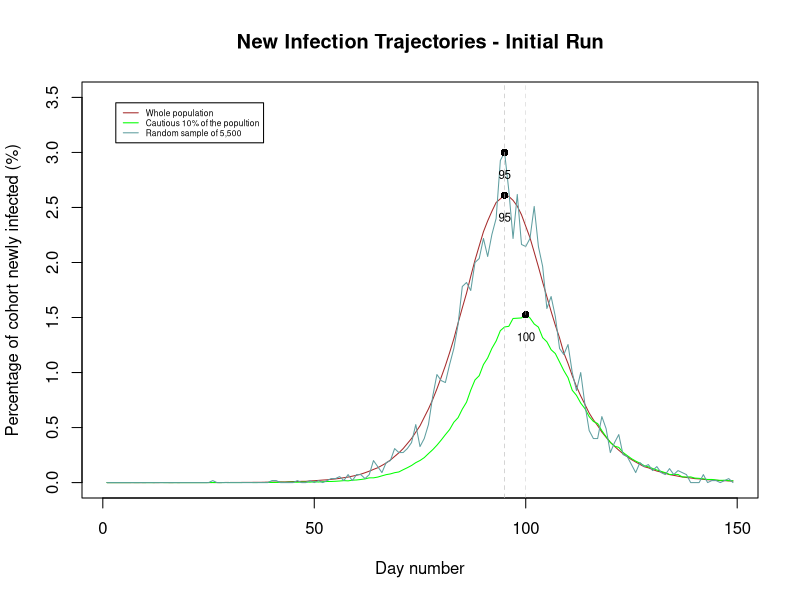

This chart was generated by the following R code: (Note: a time limit stopped this script after it produced the figure.)
## SEIR Model

## Overview
## ********
## The SEIR model is a model to recreate the trajectory of a epidemic, in particular following the path of infections for 3 cohorts. 
## The whole population, the 'cautious' 10% of the population defined as 10% of the population with the lowest beta values and a 
## random sample of 0.1% of the population. Defining 4 states, susceptible, exposed, infected and recovered or dead on each day 
## an individual moves from susceptible state to the exposed state a function of their contact rate, the infected populations 
## contact rate and a viral infectivity parameter lamda. Each day an individual can move from being exposed to infected with 
## the disease with probability 1/3 and move from infected to recovered or dead with probability 1/5. Using the SEIR function, 
## alongside an initial run this program aims to plot the variability in these cohorts by running the model 10 separate times
## and plotting the variability of the runs. 

## SEIR model details
## ******************
## 1. Vectors are initiated whereby 'x' is defined as the storage vector for the whole population each element can either be 
##    0 = Susceptible ## 1 = Exposed ## 2 = Infected ## 3 = Recovered/Dead 
## 2. Vectors are initiated whereby 'S', 'E', 'I', 'R' are vectors showing how many people are in each state each day
## 3. Beta's are assigned to each individual (using rnom) and stored in 'beta' the bottom 10% is identified and stored
## 4. A random sample of 0.1% is also taken from the population for use later (using sample)
## 5. Model starts by using uniform random deviates (runif) to move people from state E -> I and E -> R
## 5. A person, i,  in state S are assigned a probability of moving to state E by sum_infectious * lamda * beta(i) and 
##    moved to state S based on random deviates (runif)
## 6. Three count vectors are set up, new_infections, new_infections_percentile, new_infections_sample and the number of people 
##    moving from E -> I in each group is recorded for that dat
## 7. Model runs for 150 days
## 8. Plots are created using plot, lines, mtext, ablines and legend functions to plot the trajectory of all three samples

seir <-function(n=5500000,ne=10,nt=150) {
  
  ## SEIR stochastic simulation model
  ## n = population size; ne = initially exposed; nt = number of days
  ## Sum of betas of individual in infected state * beta of susceptible individual * lamda is prob S -> E
  ## 1/3 prob of moving E -> I
  ## 1/5 prob of moving I -> S with the assumption this can happen after 1 day
  ## 0 = Susceptible ## 1 = Exposed ## 2 = Infected ## 3 = Recovered/Dead 
  
  lamda <- 0.4/n ## Assuming overall viral infectivity parameter
  x <-rep(0,n) ## Initializing the vector for persons in susceptible state
  beta <-rlnorm(n,0,0.5); beta <-beta/mean(beta) ## Assuming probability distribution for transmission rate
  x[1:ne] <- 1 ## Assuming some exposed state persons
  
  ## Initializing new daily infections, the cautious 10% with lowest transmission rate values and the 0.1% random sample of the population
  
  new_infections <- new_infections_percentile <- new_infections_sample <- rep(0, nt-1)
  
  
  bottomquantile <- quantile( beta, 0.1 ) ## Beta values in lowest 10%
  low_beta = beta < bottomquantile ## low_beta refers to the 10% cautious persons
  samplepopn <- rep(0, n) ; samplepopn[ sample(1:n, n*0.001) ] <- 1 ## Indicator vector identifying 0.1% random sample from the population
  
  ## The infection model
  
  for (i in 2:nt) { ## Looping over days
    
    
    prob_exp = sum(beta[x == 2]) * lamda * beta	## Calculating the probability of getting infected after being exposed 
    u <-runif(n) ## Generating a uniform random deviates vector for model
    
    xu <- (x == 0 & u < prob_exp)	## Calculating vector xu to store persons after being exposed to infection
    x1 <- which(x == 1)
    x2 <- which(x == 2)
    
    new_infections[i-1] <- sum(xu) 	##New people in infectious state for day i
    new_infections_percentile[i-1] <- sum(xu & low_beta) ##Bottom 10% new people in infectious state for day i
    new_infections_sample[i-1] <- sum(xu & samplepopn == 1) ##Sampled new people in infectious state for day i
    
    x[x2][u[x2] < (1/5)] <- 3 ## Persons changing states from I -> R with prob 1/5
    x[x1][u[x1] < (1/3)] <- 2 ## Persons changing states from E -> I with prob 1/3 as calculated for xu vector
    x[xu] <- 1  ## Persons changing states from S -> E after probability of being exposed
    
  }
  
  ## Returning  list of all required persons/data - new infections per day, infections for the cautious 10% of population and 0.1% random sample from population
  
  return(list(new_infections=new_infections, new_infections_percentile=new_infections_percentile, new_infections_sample=new_infections_sample))
} ## End of SEIR model

## Plotting graphs for the initial model

exec <- seir()

## Normalizing the scales of infections of various cases onto a common scale

xx <- exec$new_infections*100/5500000
yy <- exec$new_infections_percentile*100/550000
zz <- exec$new_infections_sample*100/5500
day <- c(1:149)

## Calculating maximum values(number of days) for each infection peak case

maxxx <- which.max(xx) ##infection peak of whole popn
maxyy <- which.max(yy) ##infection peak of cautious 10%
maxzz <- which.max(zz) ##infection peak of random sample 0.1%

## Plotting various cases on a common scale after normalization

plot(day, xx, pch=19,cex=.5, main="New Infection Trajectories - Initial Run" ,xlab="Day number",ylab="Percentage of cohort newly infected (%)", type = 'l', col = 'brown', ylim = c(0,3.5))
lines(yy, col = 'green')
lines(zz, col = 'cadetblue')

## Creating a legend for the plot representing the color of each line and corresponding case of the model

legend("topleft", inset = 0.05, legend=c("Whole population", "Cautious 10% of the popultion", "Random sample of 5,500"),col=c("brown", "green", "cadetblue"), lty=1:1, cex=0.5)

## Creating a line to highlight the day at which each case peaks in the model

points(maxxx, max(xx), pch=16) ; points(maxyy, max(yy), pch=16) ; points(maxzz, max(zz), pch=16)
abline(v = c(maxxx, maxyy, maxzz) , lty=c(2, 2, 2), lwd=c(0.4, 0.4, 0.4), col=c("grey", "grey"))
text(maxxx, max(xx)-0.2, labels = maxxx, cex = 0.7) ; text(maxyy, max(yy)-0.2, labels = maxyy, cex = 0.7) ; text(maxzz, max(zz)-0.2, labels = maxzz, cex = 0.7)

## 10 sample runs - Overview
## *************************
## Plotting graphs replicating 10 model simulations to represent the variability of the infections in each of the three cohorts. Trajectory
## of the pandemic is plotted for each sample run alongside a stripchart and boxplot. The boxplot shows the variabilty in pandemic peak for the 10 runs 
## , however, it ignores the pairwsie variability or day on day changes in infection peaks. The first stripchart shows the day on day variability by 
## standardizing the infection peak movement from one sample run to the next to 10 days movement and showing the corresponding movement in the other 
## cohorts peak. While the second stripshart shows the change in cohorts infection peak from run to run compared to the change in infection peak for the 
## whole population.

v1 <- v2 <- v3 <- rep(0, 10) ##initialize vector to store day of infection peak for each cohort for each sample run
d1 <- d2 <- d3 <- rep(0,9) ##initialize vector to store the difference in the infection peak between each run
sd1 <- sd2 <- sd3 <- rep(10,9) ##initialize vector to store the standardized difference in the infection peak between each run coressponding to 10 day movement for whole popn
dd2 <- dd3 <- rep(0,9) ##initialize vector to store the  difference in the infection peak movement compared to the whole populations infection peak moveemnt 

## Looping over to run the model for 10 times with parallel normalization and finding maximum day at which infection peaks of each cohort

for (i in 1:10) {
  run <- seir()
  
  xx <- run$new_infections*100/5500000
  yy <- run$new_infections_percentile*100/550000
  zz <- run$new_infections_sample*100/5500
  
  v1[i] <- which.max(run$new_infections*100/5500000)
  v2[i] <- which.max(run$new_infections_percentile*100/550000)
  v3[i] <- which.max(run$new_infections_sample*100/550)

  ## Plotting each sample run
  
  plot(day, xx, pch=19,cex=.5, main=paste("New Infection Trajectories - Run", i)  ,xlab="Day number",ylab="Percentage of cohort newly infected (%)", type = 'l', col = 'brown', ylim = c(0,3.5))
  lines(yy, col = 'green')
  lines(zz, col = 'cadetblue')
  legend("topleft", inset = 0.05, legend=c("Whole population", "Cautious 10% of the popultion", "Random sample of 5,500"),col=c("brown", "green", "cadetblue"), lty=1:1, cex=0.5)
  points(unlist(v1[i]), max(xx), pch=16) ; points(unlist(v2[i]), max(yy), pch=16) ; points(unlist(v3[i]), max(zz), pch=16)
  abline(v = c(unlist(v1[i]), unlist(v2[i]), unlist(v3[i])) , lty=c(2, 2, 2), lwd=c(0.4, 0.4, 0.4), col=c("grey", "grey"))
  text(unlist(v1[i]), max(xx)-0.2, labels = unlist(v1[i]), cex = 0.7) ; text(unlist(v2[i]), max(yy)-0.2, labels = unlist(v2[i]), cex = 0.7) ; text(unlist(v3[i]), max(zz)-0.2, labels = unlist(v3[i]), cex = 0.7)
  
}

## Calculating the change in the infection peak for each cohort from sample run to the next

for (i in 1:9) { ##Loop over each day to the next
  
  ## If the change in infection peak of whole popn between 2 sample runs is 0 assume 1 day change in infection peak
  
  if (v1[i+1] == v1[i]) { 
    d1[i] <- 1
  } else {
    d1[i] <- v1[i+1] - v1[i] ## Storage of change in infection peak between two runs
  }
  
  d2[i] <- v2[i+1] - v2[i] ## Storage of change in infection peak for cautious 10% of popn
  d3[i] <- v3[i+1] - v3[i] ## Storage of change in infection peak for sample 0.1% of popn
  
  }

sd2 <- (d2/d1)*10 ##Standardizing the movement in cautious 10% infection peak  corresponding to a 10 day movement in infection peak for the whole population
sd3 <- (d3/d1)*10 ##Standardizing the movement in random 0.1% infection peak  corresponding to a 10 day movement in infection peak for the whole population

dd2 <- d2 - d1 #Difference between move in infection people for whole population compared to cautious 10%
dd3 <- d3 - d1 #Difference between move in infection people for whole population compared to random 0.1%

## Box plot representing the peak values for 10 runs for each of the 3 cases/cohorts

boxplot(v1, v2, v3, main = "Boxplot & Whistlers for the infection peak of 3 cohorts", horizontal = TRUE, col = c("brown","green", "cadetblue"), names = c("Whole population", "Cautious 10%", "Random sample"), at = c(1, 6, 11))

## Stripchart representing the movement in infection peaks corresponding to a 10 day move in the infection peak of whole popn

datapeakstd <- list("Whole population"=sd1, "Cautious 10%"=sd2, "Random sample" =sd3) ##list of standardized movements in infection peak for three cohorts

stripchart(datapeakstd, main="Cohort's Infection peak movement Vs \nStandardized 10 day move in population peak ", xlab="Movement in infection peak (days)", ylab="Cohort",method="jitter",col = c("brown","green", "cadetblue"),pch=16)

## Stripchart representing the movement in infection peaks compared to the move in the infection peak of whole popn from sample run to sample run

datapeak <- list("Cautious 10%"=dd2, "Random sample" =dd3) ##list of standardized movements in infection peak for three cohorts

stripchart(datapeak, main="Cohort's Infection peak movement Vs \nmove in population peak ", xlab="Movement in infection peak compared\n to infection peak movement in whole popn movement (days)", ylab="Cohort",method="jitter",col = c("brown","green", "cadetblue"),pch=16)

## Conclusion
## The graphs plotted show that infection trajectories simulated using the ZOE data app will have a later peak compared to similation of the whole popluation iven they are cautious 
## (later peaks on line graphs). Infection trajectories using the ZOE app are likely to show lower variability from run to run regarding the infection peak compared to the REACT-2
## trajectories (given the cluster of points around 10 days for cautious 10% on the stripchart compared to the random sample). However, the ZOE app data's simulated movement in infection
## peak will still show variability of +/-2/3 days compared to a simulated model of the whole population (last stripchart).
